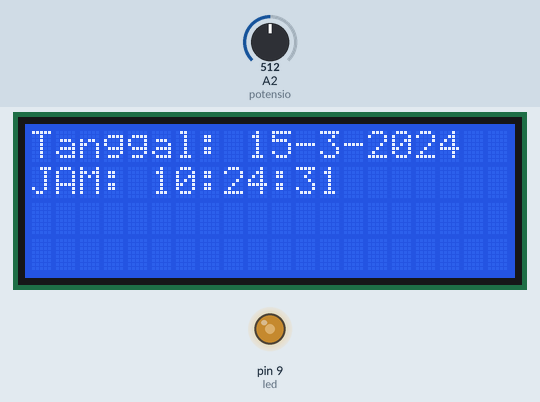
A sketch run on a simulated Arduino Uno, built with avr-gcc and run on an emulated ATmega328P. On the bench: 20×4 character LCD, output pins drawn as LEDs (lit = HIGH). The test bench sets the inputs (shaded band); at power-on: A2 (potensio) = 512. The local clock reads 2024-03-15 10:24:30 at power-on unless the sketch sets it; what the sketch prints to the serial monitor is not drawn.

Above: at 1.2 s.
1.3 s: A2 (potensio) set to 716
At 3.0 s:
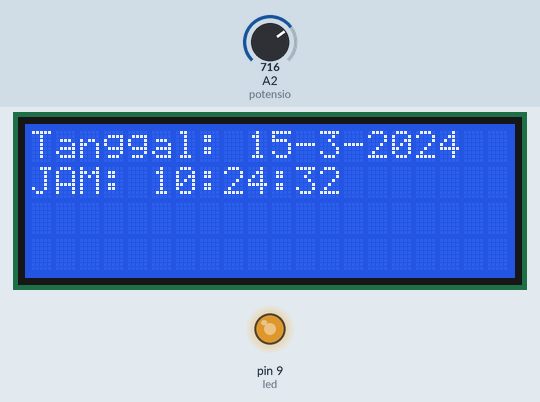
5.4 s: A2 (potensio) set to 900
At 6.9 s:
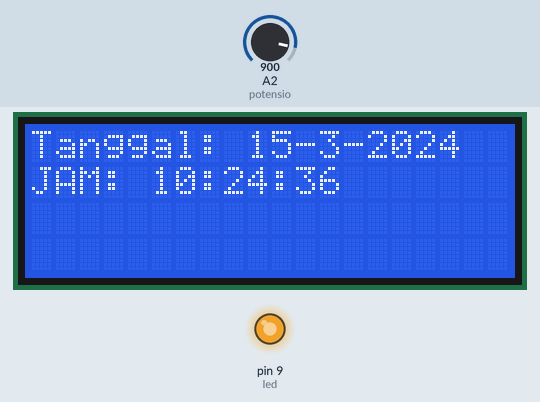
9.5 s: A2 (potensio) set to 122
At 11.3 s:
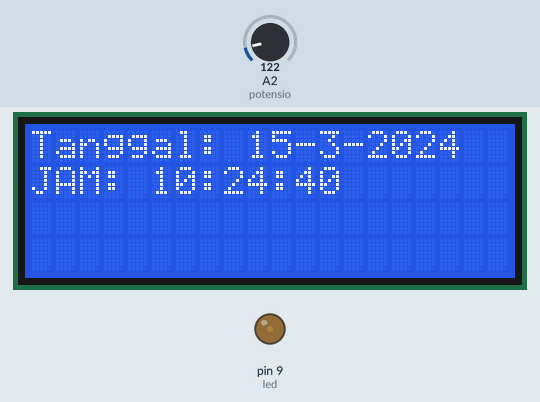
13.6 s: A2 (potensio) set to 0
At 15.4 s:
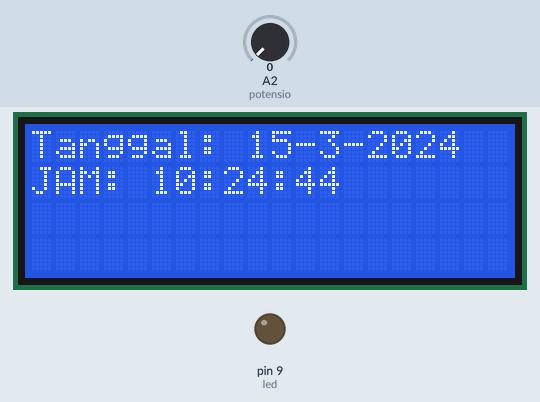
Timing chart, 0 to 16.9 s (numbered marks = the images above; inputs shaded):
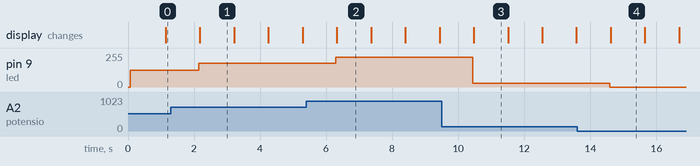

The sketch:

RTC1370LcdI2C.ino
```cpp
#include <Wire.h>
#include <LiquidCrystal_I2C.h>
LiquidCrystal_I2C lcd(0x27,20,4);
#include "RTClib.h"
RTC_DS1307 rtc;
int led = 9;
int potensio = A2;
char nama2hari[7][12] = {"Min", "Sen", "Sel", "Rab", "Kam", "Jum", "Sab"};
void setup ()
{
  Serial.begin(9600);
  lcd.begin (20,4);  // Set lcd
  lcd.backlight();
  pinMode(led, OUTPUT);

if (! rtc.begin()) {
    Serial.println("Couldn't find RTC");
    Serial.flush();
    abort();
  }
if (! rtc.isrunning()) {
    Serial.println("RTC is NOT running");
    rtc.adjust(DateTime(F(__DATE__), F(__TIME__)));
  }
}
void loop ()
{
int nilai = analogRead(potensio);
nilai = map(nilai,0,1023,0,255);
analogWrite(led,nilai);
Serial.print("nilai led: ");
Serial.print(nilai);
Serial.println();

    DateTime now = rtc.now();
    lcd.setCursor(0, 1);
    lcd.print("JAM:");
    lcd.print(" ");
    lcd.print(now.hour());
    lcd.print(':');
    lcd.print(now.minute());
    lcd.print(':');
    lcd.print(now.second());
    lcd.print("  ");


    Serial.print("JAM: ");
    Serial.print(now.hour());
    Serial.print(":");
    Serial.print(now.minute());
    Serial.print(":");
    Serial.print(now.second());
    Serial.print(" ");


    lcd.setCursor(0, 0);
    lcd.print("Tanggal:");
    lcd.print(" ");
    lcd.print(now.day());
    lcd.print('-');
    lcd.print(now.month());
    lcd.print('-');
    lcd.print(now.year());
    lcd.print("  ");

    Serial.print("Tanggal: ");
    Serial.print(now.day());
    Serial.print(":");
    Serial.print(now.month());
    Serial.print(":");
    Serial.print(now.year());
    Serial.print(" ");
    Serial.println();
    delay(1000);
}
```

Measured:
- after the input at 1.3 s, pin 9 (led): 127/255 → 178/255 after 0.84 s
- after the input at 5.4 s, pin 9 (led): 178/255 → 224/255 after 0.89 s
- after the input at 9.5 s, pin 9 (led): 224/255 → 30/255 after 0.94 s
- after the input at 13.6 s, pin 9 (led): 30/255 → 0/255 after 0.98 s
- what the display in image 2 shows lasts 1.1 s, from 6.3 s to 7.4 s
